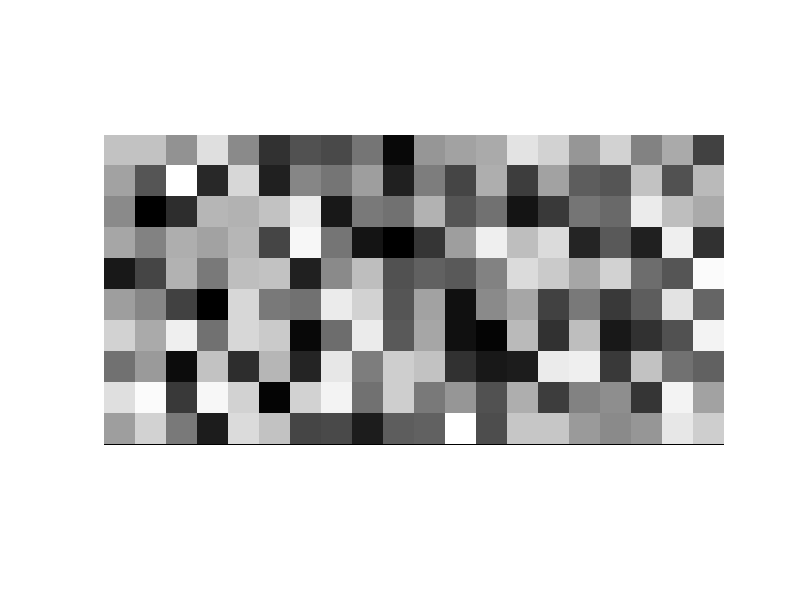

Recreate this plot in MATLAB.
figure(1); clf

img = uint8(255 * rand(10,20));

colormap jet

cm = colormap;
imshow(img, 'DisplayRange', [0,max(img(:))])
colormap(cm)